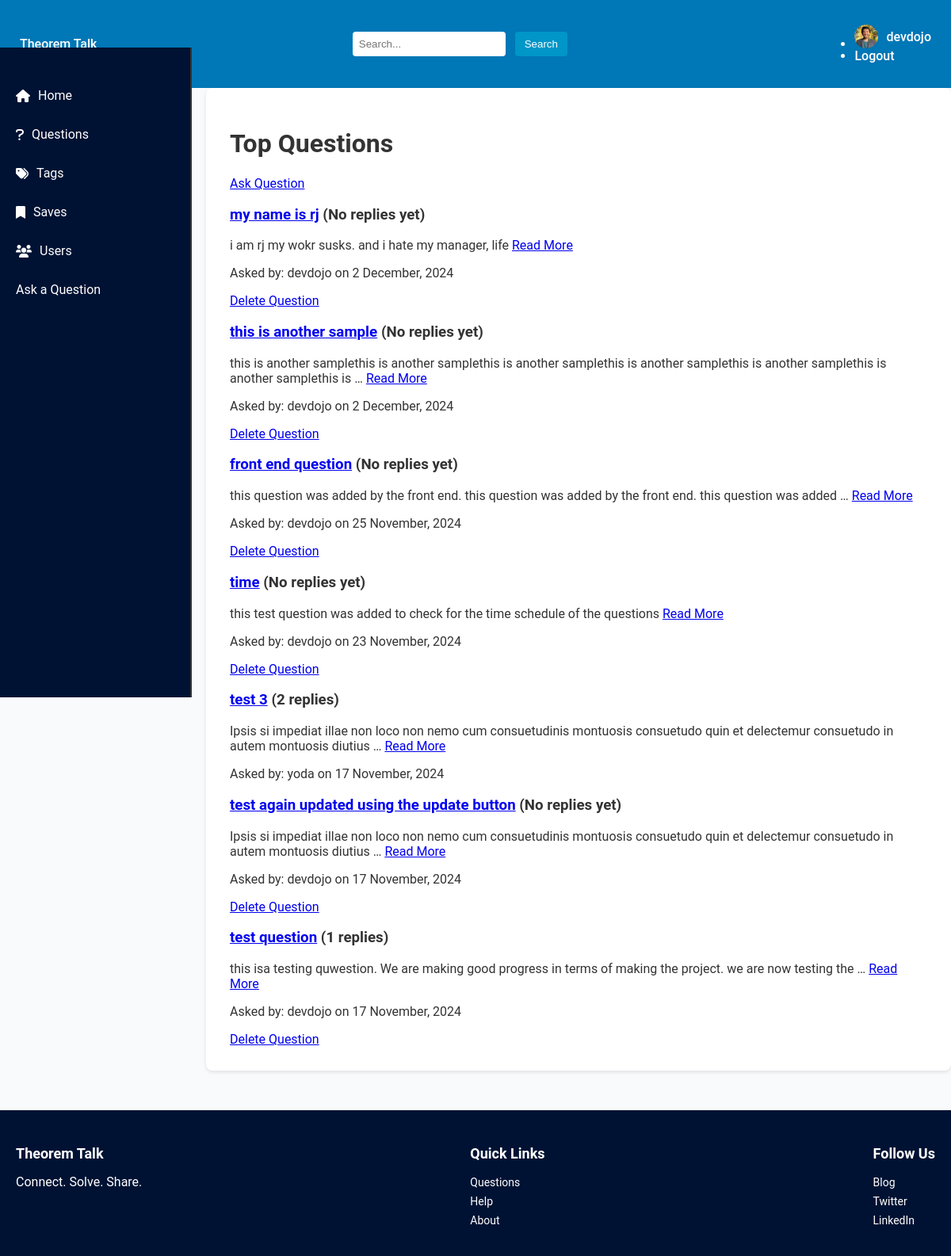
Page /questions/ (signed in) on the earlier database version.
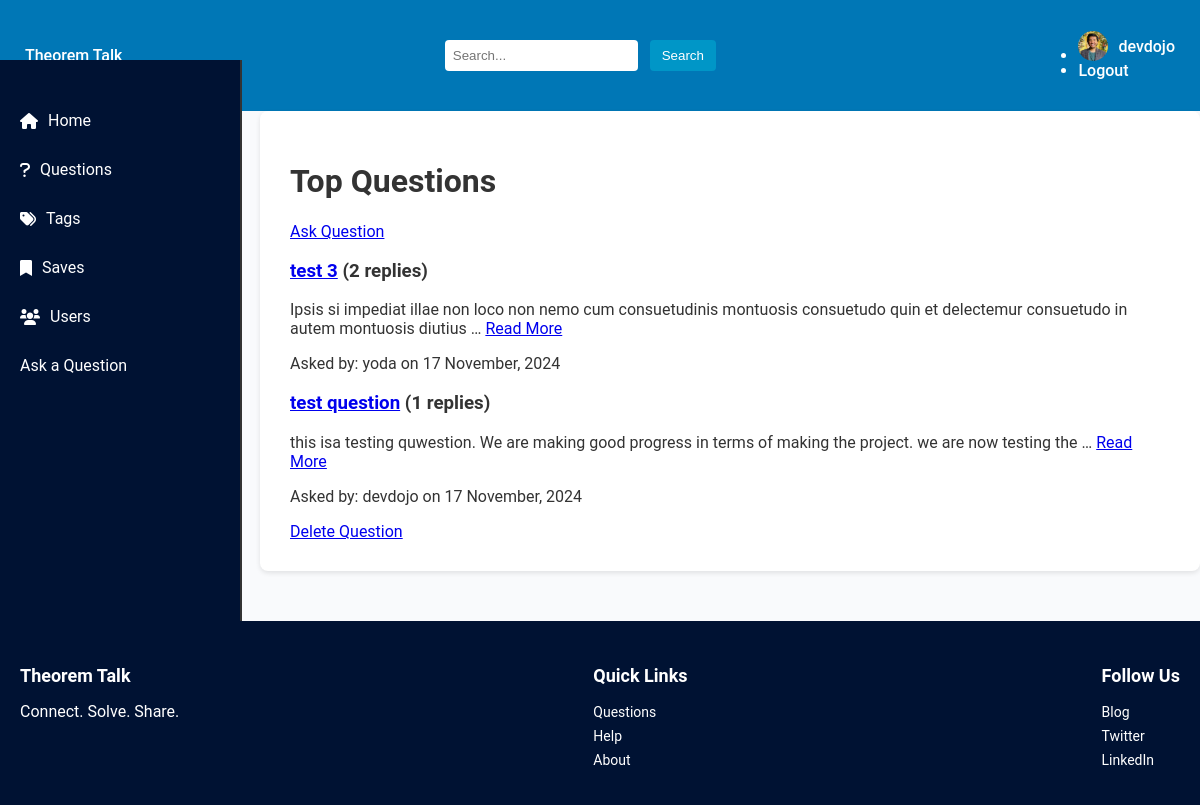
Same page on the later database version.
### user/models.py (models this page shows, shortened)
class Profile(models.Model):
  user = models.OneToOneField(User, on_delete=models.CASCADE)
  bio = models.CharField(max_length=1000, default="")
  email = models.EmailField(default="")
  image = models.ImageField(default="profile_pic/default.jpg", upload_to="profile_pic")

### base/models.py (models this page shows, shortened)
class Question(models.Model):
  user = models.ForeignKey(User, on_delete=models.CASCADE)
  title = models.CharField(max_length=1000)
  content = models.TextField(null=True, blank=True)
  date_created = models.DateTimeField(default=timezone.now)
  class Meta:
    ordering = ['-date_created']

### base/views.py (the view)
# urls.py: path('questions/', views.QuestionListView.as_view(), name="question_list"),
class QuestionListView(ListView):
    model = Question
    template_name = 'template/base/question_list.html'
    context_object_name = 'questions'
    def get_queryset(self):
        return Question.objects.annotate(num_replies=Count('replies')).order_by('-date_created')

### base/templates/base/question_list.html
{% extends 'base.html' %}
{% block content %}
<div class="container">
  <h1>Top Questions</h1>
  {% if user.is_authenticated %}
    <a href="{% url 'base:question_create' %}" class="btn">Ask Question</a>
  {% else %}
    <a href="{% url 'login' %}" class="btn">Log In to Ask</a>
  {% endif %}
  <div class="list-question">
    {% for question in questions %}
      <div class="question-item">
        <h3>
          <a href="{% url 'base:question_detail' question.id %}">{{ question.title }}</a>
          {% if question.num_replies > 0 %}
            <span class="reply-count">({{ question.num_replies }} replies)</span>
          {% else %}
            <span class="reply-count">(No replies yet)</span>
          {% endif %}
        </h3>
        <p>
          {% if question.content %}
            {{ question.content|truncatewords:20 }}
          {% else %}
            No description provided.
          {% endif %}
          <a href="{% url 'base:question_detail' question.id %}">Read More</a>
        </p>
        <p>Asked by: {{ question.user.username }} on {{ question.date_created|date:"j F, Y" }}</p>
      </div>
        <div class="delete-question">
          {% if question.user == user %}
              <a href="{% url 'base:question_delete' question.pk %}" class="btn btn-danger">Delete Question</a>
          {% endif %}
      </div>
    {% empty %}
      <p>No questions available yet.</p>
    {% endfor %}
  </div>
</div>
{% endblock %}

### templates/base.html (shortened to what this page needs)
{% load static %}
<!DOCTYPE html>
<html lang="en">
  <head>
    <link rel="stylesheet" href="{% static 'css/base.css' %}">
    <link rel="stylesheet" href="https://cdnjs.cloudflare.com/ajax/libs/font-awesome/6.0.0-beta3/css/all.min.css">
  </head>
  <body>
    <nav class="navbar">
      <a href="/" class="navbar-brand">Theorem Talk</a>
      <div class="navbar-search">
        <input type="text" placeholder="Search..." />
        <button type="submit">Search</button>
      </div>
      <ul class="navbar-nav">
        {% if user.is_authenticated %}
          <li>
            <a href="{% url 'profile' %}">
              <img src="{{ user.profile.image.url }}" alt="Profile" class="profile-pic">
              {{ user.username }}
            </a>
          </li>
          <li><a href="{% url 'logout' %}">Logout</a></li>
        {% else %}
          <li><a href="{% url 'login' %}">Login</a> / <a href="{% url 'register' %}">Sign Up</a></li>
        {% endif %}
      </ul>
    </nav>
    <aside class="sidebar">
      <ul>
        <li><a href="/"><i class="fas fa-home"></i> Home</a></li>
        <li><a href="{% url 'base:question_list' %}"><i class="fas fa-question"></i> Questions</a></li>
        <li><a href="#"><i class="fas fa-tags"></i> Tags</a></li>
        <li><a href="#"><i class="fas fa-bookmark"></i> Saves</a></li>
        <li><a href="{% url 'list_users' %}"><i class="fas fa-users"></i> Users</a></li>
        <li><a href="{% url 'base:question_create' %}" class="btn btn-primary">Ask a Question</a></li>
      </ul>
    </aside>
    <main class="main-content">
      {% block content %}{% endblock %}
    </main>
    <footer class="footer">
      <div>
        <h4>Theorem Talk</h4>
        <p>Connect. Solve. Share.</p>
      </div>
      <div>
        <h4>Quick Links</h4>
        <ul>
          <li><a href="#">Questions</a></li>
          <li><a href="#">Help</a></li>
          <li><a href="#">About</a></li>
        </ul>
      </div>
      <div>
        <h4>Follow Us</h4>
        <ul>
          <li><a href="#">Blog</a></li>
          <li><a href="#">Twitter</a></li>
          <li><a href="#">LinkedIn</a></li>
        </ul>
      </div>
    </footer>
  </body>
</html>

### static/css/base.css (style rules this page uses)
body { margin: 0; font-family: 'Roboto', Arial, sans-serif; background-color: #f9fafc; color: #333; }
.navbar { display: flex; justify-content: space-between; align-items: center; padding: 15px 25px; background-color: #0077b6; color: #ffffff; }
.navbar a { text-decoration: none; color: white; font-weight: 500; display: flex; align-items: center; }
.navbar a img { width: 30px; height: 30px; border-radius: 50%; margin-right: 10px; }
.navbar-search input { padding: 8px; border: none; border-radius: 4px; }
.navbar-search button { background-color: #0096c7; color: #ffffff; border: none; padding: 8px 12px; margin-left: 8px; cursor: pointer; border-radius: 4px; transition: background-color 0.3s; }
.sidebar { width: 240px; position: fixed; top: 60px; left: 0; background-color: #001233; height: 100vh; padding-top: 20px; border-right: 2px solid #333; }
.sidebar ul { list-style: none; padding: 0; }
.sidebar ul li a { display: flex; align-items: center; padding: 15px 20px; color: white; text-decoration: none; transition: background 0.3s; font-size: 16px; }
.sidebar ul li a i { margin-right: 10px; }
.main-content { margin-left: 260px; padding: 30px; max-width: 900px; background-color: #fff; border-radius: 8px; box-shadow: 0 2px 5px rgba(0, 0, 0, 0.1); }
.footer { display: flex; justify-content: space-between; padding: 20px; background-color: #001233; color: white; position: relative; margin-top: 50px; }
.footer h4 { font-size: 18px; margin-bottom: 10px; }
.footer ul { list-style: none; padding: 0; }
.footer ul li { margin-bottom: 5px; }
.footer ul li a { text-decoration: none; color: white; font-size: 14px; }

Differences in the rows shown:
removed Question: title "my name is rj", shows "(No replies yet)", content "i am rj my wokr susks. and i hate my manager, life", user.username "devdojo", date_created "2 December, 2024", shows "Delete Question"
removed Question: title "this is another sample", shows "(No replies yet)", content "this is another samplethis is another samplethis is another samplethis is another samplethis is another samplethis is another samplethis is …", user.username "devdojo", date_created "2 December, 2024", shows "Delete Question"
removed Question: title "front end question", shows "(No replies yet)", content "this question was added by the front end. this question was added by the front end. this question was added …", user.username "devdojo", date_created "25 November, 2024", shows "Delete Question"
removed Question: title "time", shows "(No replies yet)", content "this test question was added to check for the time schedule of the questions", user.username "devdojo", date_created "23 November, 2024", shows "Delete Question"
removed Question: title "test again updated using the update button", shows "(No replies yet)", content "Ipsis si impediat illae non loco non nemo cum consuetudinis montuosis consuetudo quin et delectemur consuetudo in autem montuosis diutius …", user.username "devdojo", date_created "17 November, 2024", shows "Delete Question"
